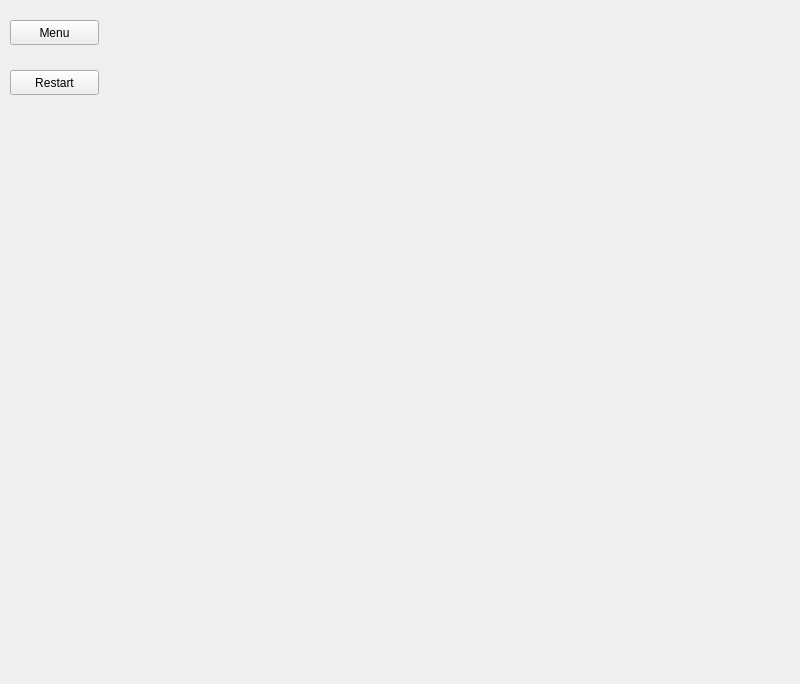
<?xml version="1.0" encoding="UTF-8"?>
<ui version="4.0">
 <class>Game</class>
 <widget class="QWidget" name="Game">
  <property name="geometry">
   <rect>
    <x>0</x>
    <y>0</y>
    <width>800</width>
    <height>684</height>
   </rect>
  </property>
  <property name="windowTitle">
   <string>Form</string>
  </property>
  <widget class="QPushButton" name="MenuButton">
   <property name="geometry">
    <rect>
     <x>10</x>
     <y>20</y>
     <width>89</width>
     <height>25</height>
    </rect>
   </property>
   <property name="text">
    <string>Menu</string>
   </property>
  </widget>
  <widget class="QPushButton" name="Restart">
   <property name="geometry">
    <rect>
     <x>10</x>
     <y>70</y>
     <width>89</width>
     <height>25</height>
    </rect>
   </property>
   <property name="text">
    <string>Restart</string>
   </property>
  </widget>
 </widget>
 <resources/>
 <connections/>
</ui>
